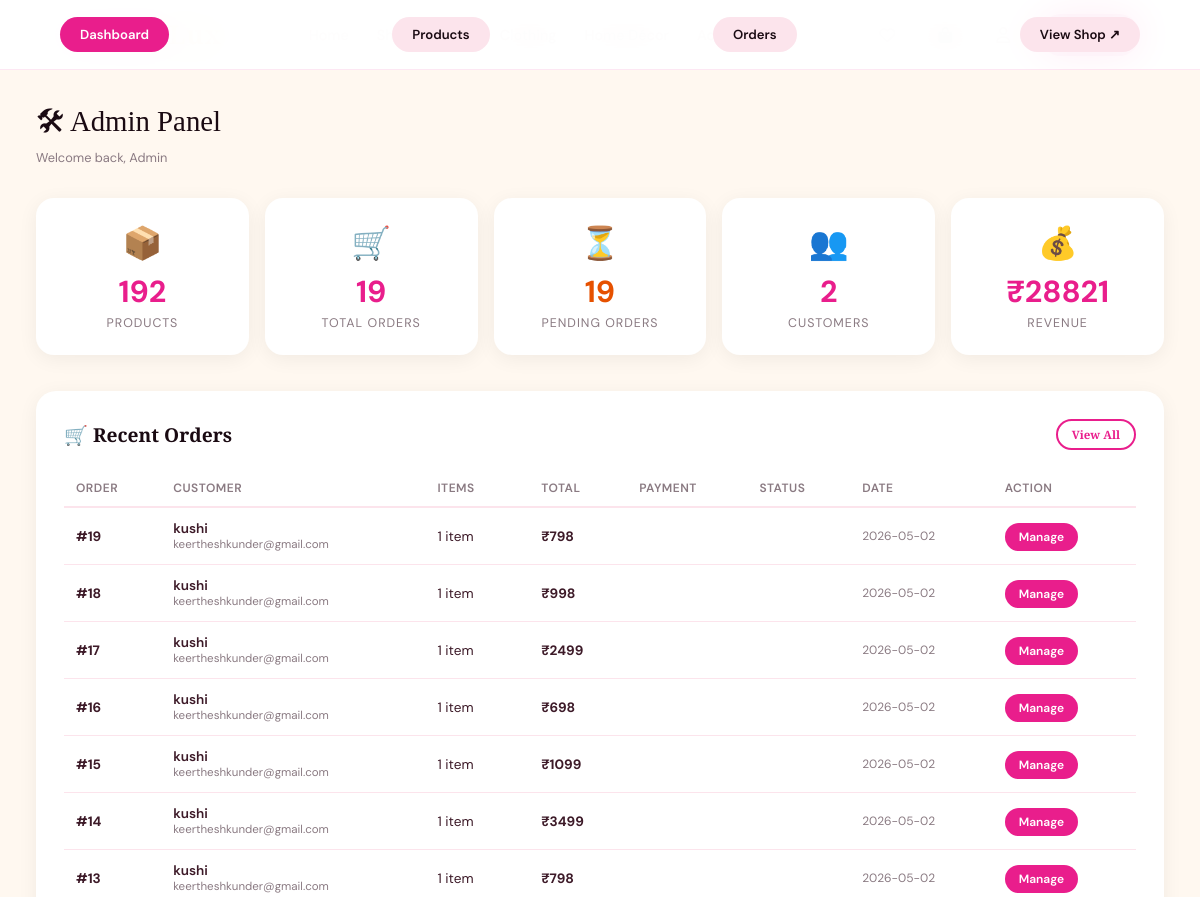
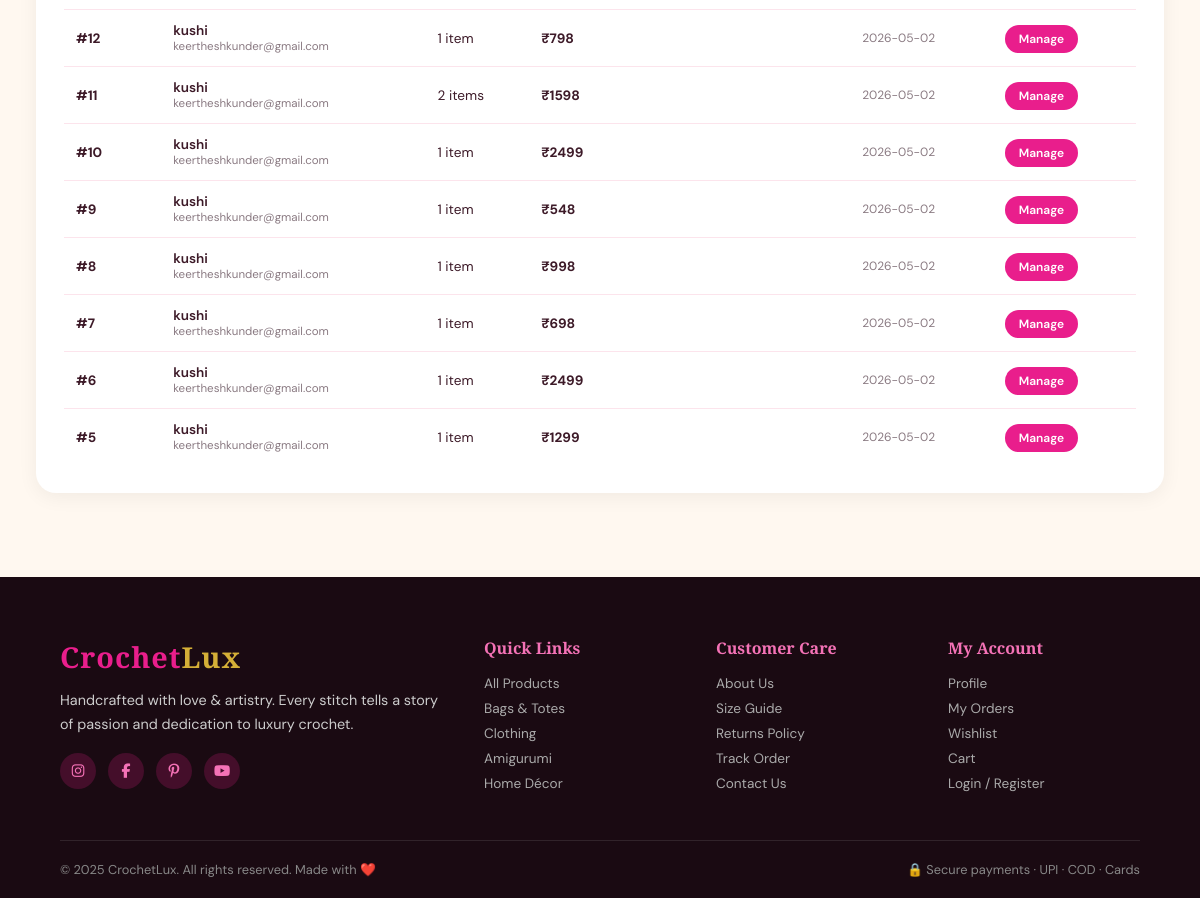
The page /admin (signed in) on the database its author committed (2 pictures, top to bottom).
### tables this page shows
CREATE TABLE orders (
            id INTEGER PRIMARY KEY AUTOINCREMENT,
            user_id INTEGER,
            address_id INTEGER,
            total REAL,
            payment_method TEXT,
            payment_status TEXT DEFAULT 'pending',
            order_status TEXT DEFAULT 'placed',
            razorpay_order_id TEXT,
            created_at TIMESTAMP DEFAULT CURRENT_TIMESTAMP, coupon_code TEXT, discount REAL DEFAULT 0,
            FOREIGN KEY(user_id) REFERENCES users(id)
        );

### app.py (the view)
@app.route('/admin')
@admin_required
def admin_dashboard():
    db    = get_db()
    stats = {
        'products': db.execute("SELECT COUNT(*) FROM products").fetchone()[0],
        'orders':   db.execute("SELECT COUNT(*) FROM orders").fetchone()[0],
        'users':    db.execute("SELECT COUNT(*) FROM users WHERE is_admin=0").fetchone()[0],
        'revenue':  db.execute("SELECT COALESCE(SUM(total),0) FROM orders WHERE payment_status='paid'").fetchone()[0],
        'pending':  db.execute("SELECT COUNT(*) FROM orders WHERE order_status='placed'").fetchone()[0],
    }
    recent_orders = db.execute("""
        SELECT o.*,u.name as uname,u.email as uemail,COUNT(oi.id) as item_count
        FROM orders o JOIN users u ON o.user_id=u.id
        LEFT JOIN order_items oi ON o.id=oi.order_id
        GROUP BY o.id ORDER BY o.created_at DESC LIMIT 15""").fetchall()
    db.close()
    return render_template('admin/dashboard.html', stats=stats,
                           recent_orders=recent_orders, cart_count=0)

### app.py (called while the page is built)
def get_db():
    db = sqlite3.connect('crochet.db')
    db.row_factory = sqlite3.Row
    return db

def admin_required(f):
    @wraps(f)
    def dec(*a, **kw):
        if not session.get('is_admin'):
            flash('Admin access required', 'error')
            return redirect(url_for('index'))
        return f(*a, **kw)
    return dec

### templates/admin/dashboard.html (shortened to what this page needs)
{% extends 'base.html' %}
{% block content %}
<div class="adm">
  <div class="adm-header">
    <div>
      <div class="adm-title">🛠 Admin Panel</div>
      <div style="font-size:.8rem;color:var(--gray)">Welcome back, {{ session.user_name }}</div>
    </div>
    <nav class="adm-nav">
      <a href="/admin" class="active">Dashboard</a>
      <a href="/admin/products">Products</a>
      <a href="/admin/orders">Orders</a>
      <a href="/" target="_blank">View Shop ↗</a>
    </nav>
  </div>
  <div class="stat-grid">
    <div class="stat-card">
      <div class="stat-icon">📦</div>
      <div class="stat-val">{{ stats.products }}</div>
      <div class="stat-label">Products</div>
    </div>
    <div class="stat-card">
      <div class="stat-icon">🛒</div>
      <div class="stat-val">{{ stats.orders }}</div>
      <div class="stat-label">Total Orders</div>
    </div>
    <div class="stat-card">
      <div class="stat-icon">⏳</div>
      <div class="stat-val" style="color:#e65100">{{ stats.pending }}</div>
      <div class="stat-label">Pending Orders</div>
    </div>
    <div class="stat-card">
      <div class="stat-icon">👥</div>
      <div class="stat-val">{{ stats.users }}</div>
      <div class="stat-label">Customers</div>
    </div>
    <div class="stat-card">
      <div class="stat-icon">💰</div>
      <div class="stat-val">₹{{ "%.0f"|format(stats.revenue) }}</div>
      <div class="stat-label">Revenue</div>
    </div>
  </div>
  <div class="adm-section">
    <h2>🛒 Recent Orders <a href="/admin/orders" class="btn-sm btn-outline-sm" style="margin-left:auto;font-size:.72rem">View All</a></h2>
    <div style="overflow-x:auto">
    <table class="tbl">
      <thead><tr>
        <th>Order</th><th>Customer</th><th>Items</th><th>Total</th>
        <th>Payment</th><th>Status</th><th>Date</th><th>Action</th>
      </tr></thead>
      <tbody>
      {% for o in recent_orders %}
      <tr>
        <td><strong>#{{ o.id }}</strong></td>
        <td>
          <div style="font-weight:600;font-size:.85rem">{{ o.uname }}</div>
          <div style="font-size:.72rem;color:var(--gray)">{{ o.uemail }}</div>
        </td>
        <td>{{ o.item_count }} item{{ 's' if o.item_count != 1 }}</td>
        <td><strong>₹{{ "%.0f"|format(o.total) }}</strong></td>
        <td><span class="badge badge-{{ o.payment_status }}">{{ o.payment_status }}</span></td>
        <td><span class="badge badge-{{ o.order_status }}">{{ o.order_status }}</span></td>
        <td style="font-size:.75rem;color:var(--gray)">{{ o.created_at[:10] }}</td>
        <td><a href="/admin/order/{{ o.id }}" class="btn-sm btn-pink">Manage</a></td>
      </tr>
      {% endfor %}
      </tbody>
    </table>
    </div>
  </div>
</div>
{% endblock %}

### templates/base.html (style rules this page uses)
:root { --pink:#E91E8C; --pink-light:#f472b6; --pink-pale:#fff0f7; --pink-deep:#c0166e; --cream:#FFF8F0; --cream2:#fce4ec; --gold:#d4af37; --dark:#1a0a12; --text:#3d1a28; --gray:#8a7a82; --white:#ffffff; --radius:16px; --shadow:0 8px 40px rgba(233,30,140,0.15); --shadow2:0 20px 60px rgba(233,30,140,0.25); }
* { margin:0;padding:0;box-sizing:border-box }
html { scroll-behavior:smooth }
body { font-family:'DM Sans',sans-serif;background:var(--cream);color:var(--text);overflow-x:hidden }
a { text-decoration:none;color:inherit }
nav { position:fixed;top:0;left:0;right:0;z-index:1000;background:rgba(255,255,255,.92);backdrop-filter:blur(20px);border-bottom:1px solid rgba(233,30,140,.1);padding:0 5%;height:70px;display:flex;align-items:center;justify-content:space-between;transition:.3s }

### templates/admin/dashboard.html (style rules this page uses)
.adm { padding:100px 3% 60px;max-width:1300px;margin:0 auto }
.adm-header { display:flex;align-items:center;justify-content:space-between;margin-bottom:32px;flex-wrap:wrap;gap:12px }
.adm-title { font-family:'Playfair Display',serif;font-size:1.8rem;color:var(--dark) }
.adm-nav { display:flex;gap:10px;flex-wrap:wrap }
.adm-nav a { padding:9px 20px;border-radius:50px;font-size:.82rem;font-weight:600;text-decoration:none;transition:.2s }
.adm-nav a.active,.adm-nav a:hover { background:var(--pink);color:#fff }
.adm-nav a { background:var(--cream2);color:var(--dark) }
.stat-grid { display:grid;grid-template-columns:repeat(auto-fit,minmax(180px,1fr));gap:16px;margin-bottom:36px }
.stat-card { background:#fff;border-radius:18px;padding:24px;box-shadow:0 4px 20px rgba(0,0,0,.06);text-align:center }
.stat-icon { font-size:2rem;margin-bottom:8px }
.stat-val { font-size:1.9rem;font-weight:700;color:var(--pink) }
.stat-label { font-size:.78rem;color:var(--gray);text-transform:uppercase;letter-spacing:1px;margin-top:4px }
.adm-section { background:#fff;border-radius:20px;padding:28px;box-shadow:0 4px 20px rgba(0,0,0,.06);margin-bottom:24px }
.adm-section h2 { font-family:'Playfair Display',serif;font-size:1.2rem;color:var(--dark);margin-bottom:20px;display:flex;align-items:center;gap:8px }
.tbl { width:100%;border-collapse:collapse;font-size:.85rem }
.tbl th { padding:10px 12px;text-align:left;color:var(--gray);font-weight:600;font-size:.75rem;text-transform:uppercase;letter-spacing:.5px;border-bottom:2px solid var(--cream2) }
.tbl td { padding:12px;border-bottom:1px solid var(--cream2);vertical-align:middle }
.tbl tr:last-child td { border:none }
.btn-sm { padding:6px 14px;border-radius:50px;font-size:.75rem;font-weight:600;text-decoration:none;border:none;cursor:pointer;transition:.2s }
.btn-pink { background:var(--pink);color:#fff }
.btn-outline-sm { background:none;border:2px solid var(--pink);color:var(--pink) }

### rows shown on the page
orders: id "19", uname "kushi", uemail "keertheshkunder@gmail.com", item_count "1", total "798", created_at "2026-05-02"
orders: id "18", uname "kushi", uemail "keertheshkunder@gmail.com", item_count "1", total "998", created_at "2026-05-02"
orders: id "17", uname "kushi", uemail "keertheshkunder@gmail.com", item_count "1", total "2499", created_at "2026-05-02"
orders: id "16", uname "kushi", uemail "keertheshkunder@gmail.com", item_count "1", total "698", created_at "2026-05-02"
orders: id "15", uname "kushi", uemail "keertheshkunder@gmail.com", item_count "1", total "1099", created_at "2026-05-02"
orders: id "14", uname "kushi", uemail "keertheshkunder@gmail.com", item_count "1", total "3499", created_at "2026-05-02"
orders: id "13", uname "kushi", uemail "keertheshkunder@gmail.com", item_count "1", total "798", created_at "2026-05-02"
orders: id "12", uname "kushi", uemail "keertheshkunder@gmail.com", item_count "1", total "798", created_at "2026-05-02"
orders: id "11", uname "kushi", uemail "keertheshkunder@gmail.com", item_count "2", item_count "s", total "1598", created_at "2026-05-02"
orders: id "10", uname "kushi", uemail "keertheshkunder@gmail.com", item_count "1", total "2499", created_at "2026-05-02"
orders: id "9", uname "kushi", uemail "keertheshkunder@gmail.com", item_count "1", total "548", created_at "2026-05-02"
orders: id "8", uname "kushi", uemail "keertheshkunder@gmail.com", item_count "1", total "998", created_at "2026-05-02"
orders: id "7", uname "kushi", uemail "keertheshkunder@gmail.com", item_count "1", total "698", created_at "2026-05-02"
orders: id "6", uname "kushi", uemail "keertheshkunder@gmail.com", item_count "1", total "2499", created_at "2026-05-02"
orders: id "5", uname "kushi", uemail "keertheshkunder@gmail.com", item_count "1", total "1299", created_at "2026-05-02"

### other values the page prints
{{ session.user_name }} "Admin"
{{ stats.products }} "192"
{{ stats.orders }} "19"
{{ stats.pending }} "19"
{{ stats.users }} "2"
{{ "%.0f"|format(stats.revenue) }} "28821"
